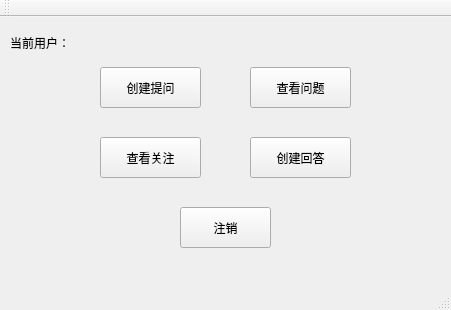
<?xml version="1.0" encoding="UTF-8"?>
<ui version="4.0">
 <class>MainWindow</class>
 <widget class="QMainWindow" name="MainWindow">
  <property name="geometry">
   <rect>
    <x>0</x>
    <y>0</y>
    <width>451</width>
    <height>310</height>
   </rect>
  </property>
  <property name="windowTitle">
   <string>Operation</string>
  </property>
  <property name="toolTip">
   <string>Answer-Question System</string>
  </property>
  <property name="styleSheet">
   <string notr="true">font: 11pt &quot;微软雅黑&quot;;
</string>
  </property>
  <widget class="QWidget" name="centralWidget">
   <widget class="QLabel" name="label">
    <property name="geometry">
     <rect>
      <x>10</x>
      <y>10</y>
      <width>81</width>
      <height>31</height>
     </rect>
    </property>
    <property name="styleSheet">
     <string notr="true">font: 13pt &quot;经典综艺体简&quot;;</string>
    </property>
    <property name="text">
     <string>当前用户：</string>
    </property>
   </widget>
   <widget class="QLabel" name="ID">
    <property name="geometry">
     <rect>
      <x>90</x>
      <y>15</y>
      <width>61</width>
      <height>21</height>
     </rect>
    </property>
    <property name="styleSheet">
     <string notr="true">font: 13pt &quot;经典综艺体简&quot;;</string>
    </property>
    <property name="text">
     <string/>
    </property>
   </widget>
   <widget class="QPushButton" name="question">
    <property name="geometry">
     <rect>
      <x>100</x>
      <y>50</y>
      <width>101</width>
      <height>41</height>
     </rect>
    </property>
    <property name="text">
     <string>创建提问</string>
    </property>
   </widget>
   <widget class="QPushButton" name="pushButton">
    <property name="geometry">
     <rect>
      <x>250</x>
      <y>50</y>
      <width>101</width>
      <height>41</height>
     </rect>
    </property>
    <property name="text">
     <string>查看问题</string>
    </property>
   </widget>
   <widget class="QPushButton" name="pushButton_2">
    <property name="geometry">
     <rect>
      <x>250</x>
      <y>120</y>
      <width>101</width>
      <height>41</height>
     </rect>
    </property>
    <property name="text">
     <string>创建回答</string>
    </property>
   </widget>
   <widget class="QPushButton" name="FocusList">
    <property name="geometry">
     <rect>
      <x>100</x>
      <y>120</y>
      <width>101</width>
      <height>41</height>
     </rect>
    </property>
    <property name="text">
     <string>查看关注</string>
    </property>
   </widget>
   <widget class="QPushButton" name="exit">
    <property name="geometry">
     <rect>
      <x>180</x>
      <y>190</y>
      <width>91</width>
      <height>41</height>
     </rect>
    </property>
    <property name="text">
     <string>注销</string>
    </property>
   </widget>
  </widget>
  <widget class="QMenuBar" name="menuBar">
   <property name="geometry">
    <rect>
     <x>0</x>
     <y>0</y>
     <width>451</width>
     <height>26</height>
    </rect>
   </property>
  </widget>
  <widget class="QToolBar" name="mainToolBar">
   <attribute name="toolBarArea">
    <enum>TopToolBarArea</enum>
   </attribute>
   <attribute name="toolBarBreak">
    <bool>false</bool>
   </attribute>
  </widget>
  <widget class="QStatusBar" name="statusBar"/>
 </widget>
 <layoutdefault spacing="6" margin="11"/>
 <resources/>
 <connections>
  <connection>
   <sender>exit</sender>
   <signal>clicked()</signal>
   <receiver>MainWindow</receiver>
   <slot>close()</slot>
   <hints>
    <hint type="sourcelabel">
     <x>47</x>
     <y>236</y>
    </hint>
    <hint type="destinationlabel">
     <x>199</x>
     <y>149</y>
    </hint>
   </hints>
  </connection>
 </connections>
</ui>
